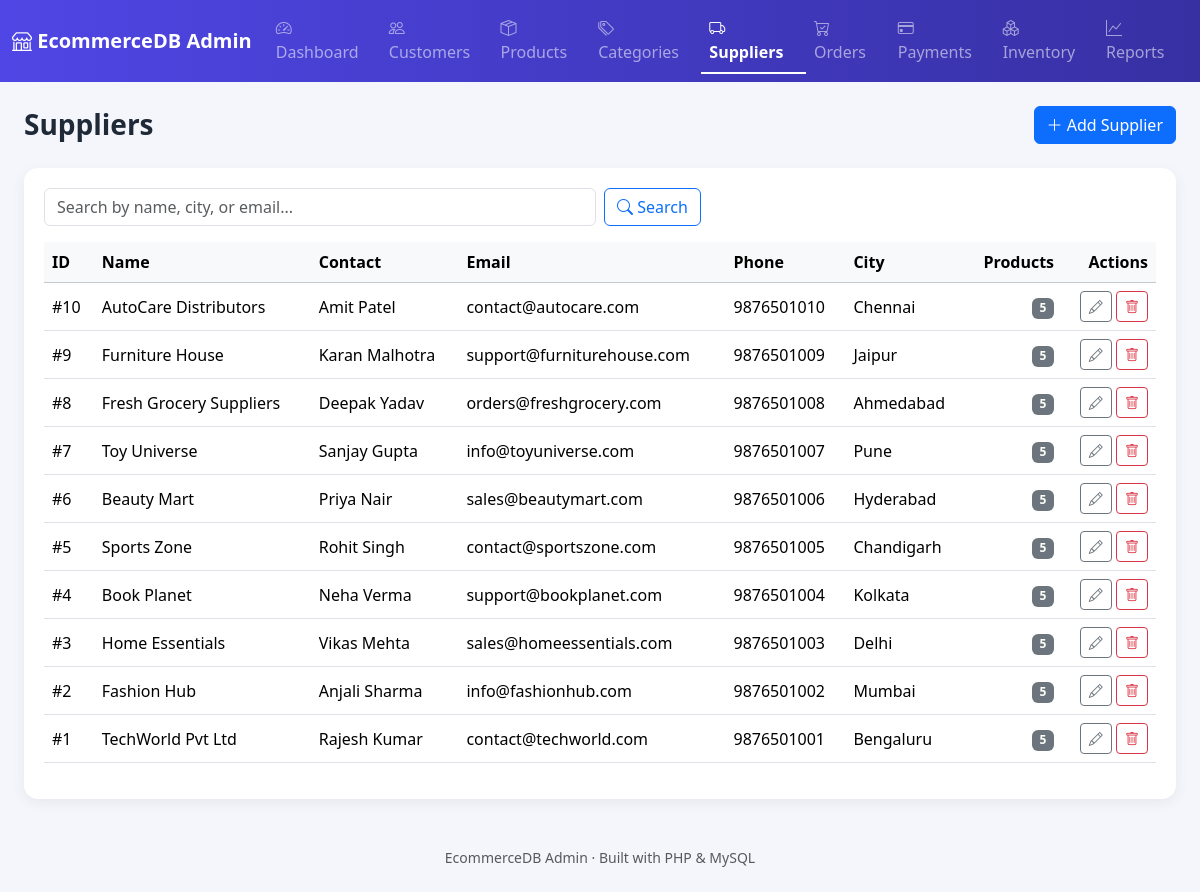
/suppliers.php, run on the app's committed database.
### tables this page shows
CREATE TABLE Suppliers(
SupplierID INT AUTO_INCREMENT PRIMARY KEY,
SupplierName VARCHAR(100) NOT NULL,
ContactPerson VARCHAR(100),
Email VARCHAR(100) UNIQUE,
Phone VARCHAR(15),
City VARCHAR(50),
Country VARCHAR(50)
);

### config.php (called while the page is built, shortened)
<?php
function h($value) {
    return htmlspecialchars((string)$value, ENT_QUOTES, 'UTF-8');
}

### suppliers.php (the view, shortened to what this page needs)
<?php
require 'config.php';
$search = trim($_GET['q'] ?? '');
if ($search !== '') {
    $stmt = $pdo->prepare("
        SELECT s.*, COUNT(p.ProductID) AS ProductCount
        FROM Suppliers s
        LEFT JOIN Products p ON p.SupplierID = s.SupplierID
        WHERE s.SupplierName LIKE :q1 OR s.City LIKE :q2 OR s.Email LIKE :q3
        GROUP BY s.SupplierID
        ORDER BY s.SupplierID DESC
    ");
    $like = "%$search%";
    $stmt->execute(['q1' => $like, 'q2' => $like, 'q3' => $like]);
} else {
    $stmt = $pdo->query("
        SELECT s.*, COUNT(p.ProductID) AS ProductCount
        FROM Suppliers s
        LEFT JOIN Products p ON p.SupplierID = s.SupplierID
        GROUP BY s.SupplierID
        ORDER BY s.SupplierID DESC
    ");
}
$suppliers = $stmt->fetchAll();
require 'includes/header.php';
?>
<div class="d-flex justify-content-between align-items-center mb-4 flex-wrap gap-2">
  <h3 class="page-title mb-0">Suppliers</h3>
  <a href="supplier_form.php" class="btn btn-primary"><i class="bi bi-plus-lg"></i> Add Supplier</a>
</div>
<div class="table-card">
  <form class="row g-2 mb-3" method="get">
    <div class="col-md-6">
      <input type="text" name="q" class="form-control" placeholder="Search by name, city, or email..." value="<?= h($search) ?>">
    </div>
    <div class="col-auto">
      <button class="btn btn-outline-primary"><i class="bi bi-search"></i> Search</button>
    </div>
  </form>
  <div class="table-responsive">
    <table class="table table-hover align-middle">
      <thead class="table-light">
        <tr><th>ID</th><th>Name</th><th>Contact</th><th>Email</th><th>Phone</th><th>City</th><th class="text-end">Products</th><th class="text-end">Actions</th></tr>
      </thead>
      <tbody>
      <?php foreach ($suppliers as $s): ?>
        <tr>
          <td>#<?= (int)$s['SupplierID'] ?></td>
          <td><?= h($s['SupplierName']) ?></td>
          <td><?= h($s['ContactPerson']) ?></td>
          <td><?= h($s['Email']) ?></td>
          <td><?= h($s['Phone']) ?></td>
          <td><?= h($s['City']) ?></td>
          <td class="text-end"><span class="badge bg-secondary"><?= (int)$s['ProductCount'] ?></span></td>
          <td class="text-end">
            <a href="supplier_form.php?id=<?= (int)$s['SupplierID'] ?>" class="btn btn-sm btn-outline-secondary"><i class="bi bi-pencil"></i></a>
            <a href="supplier_delete.php?id=<?= (int)$s['SupplierID'] ?>" class="btn btn-sm btn-outline-danger"
               onclick="return confirm('Delete this supplier?');"><i class="bi bi-trash"></i></a>
          </td>
        </tr>
      <?php endforeach; ?>
      </tbody>
    </table>
  </div>
</div>
<?php require 'includes/footer.php'; ?>

### assets/style.css (style rules this page uses)
:root { --brand: #4f46e5; --brand-dark: #3730a3; }
body { background-color: #f4f6fb; font-family: 'Segoe UI', system-ui, -apple-system, sans-serif; }
.table-card { background: #fff; border-radius: 14px; box-shadow: 0 4px 14px rgba(0,0,0,0.06); padding: 1.25rem; }
.page-title { font-weight: 700; color: #1f2937; }

### data on the page
suppliers: SupplierID "10", SupplierName "AutoCare Distributors", ContactPerson "Amit Patel", Email "contact@autocare.com", Phone "9876501010", City "Chennai", ProductCount "5"
suppliers: SupplierID "9", SupplierName "Furniture House", ContactPerson "Karan Malhotra", Email "support@furniturehouse.com", Phone "9876501009", City "Jaipur", ProductCount "5"
suppliers: SupplierID "8", SupplierName "Fresh Grocery Suppliers", ContactPerson "Deepak Yadav", Email "orders@freshgrocery.com", Phone "9876501008", City "Ahmedabad", ProductCount "5"
suppliers: SupplierID "7", SupplierName "Toy Universe", ContactPerson "Sanjay Gupta", Email "info@toyuniverse.com", Phone "9876501007", City "Pune", ProductCount "5"
suppliers: SupplierID "6", SupplierName "Beauty Mart", ContactPerson "Priya Nair", Email "sales@beautymart.com", Phone "9876501006", City "Hyderabad", ProductCount "5"
suppliers: SupplierID "5", SupplierName "Sports Zone", ContactPerson "Rohit Singh", Email "contact@sportszone.com", Phone "9876501005", City "Chandigarh", ProductCount "5"
suppliers: SupplierID "4", SupplierName "Book Planet", ContactPerson "Neha Verma", Email "support@bookplanet.com", Phone "9876501004", City "Kolkata", ProductCount "5"
suppliers: SupplierID "3", SupplierName "Home Essentials", ContactPerson "Vikas Mehta", Email "sales@homeessentials.com", Phone "9876501003", City "Delhi", ProductCount "5"
suppliers: SupplierID "2", SupplierName "Fashion Hub", ContactPerson "Anjali Sharma", Email "info@fashionhub.com", Phone "9876501002", City "Mumbai", ProductCount "5"
suppliers: SupplierID "1", SupplierName "TechWorld Pvt Ltd", ContactPerson "Rajesh Kumar", Email "contact@techworld.com", Phone "9876501001", City "Bengaluru", ProductCount "5"
